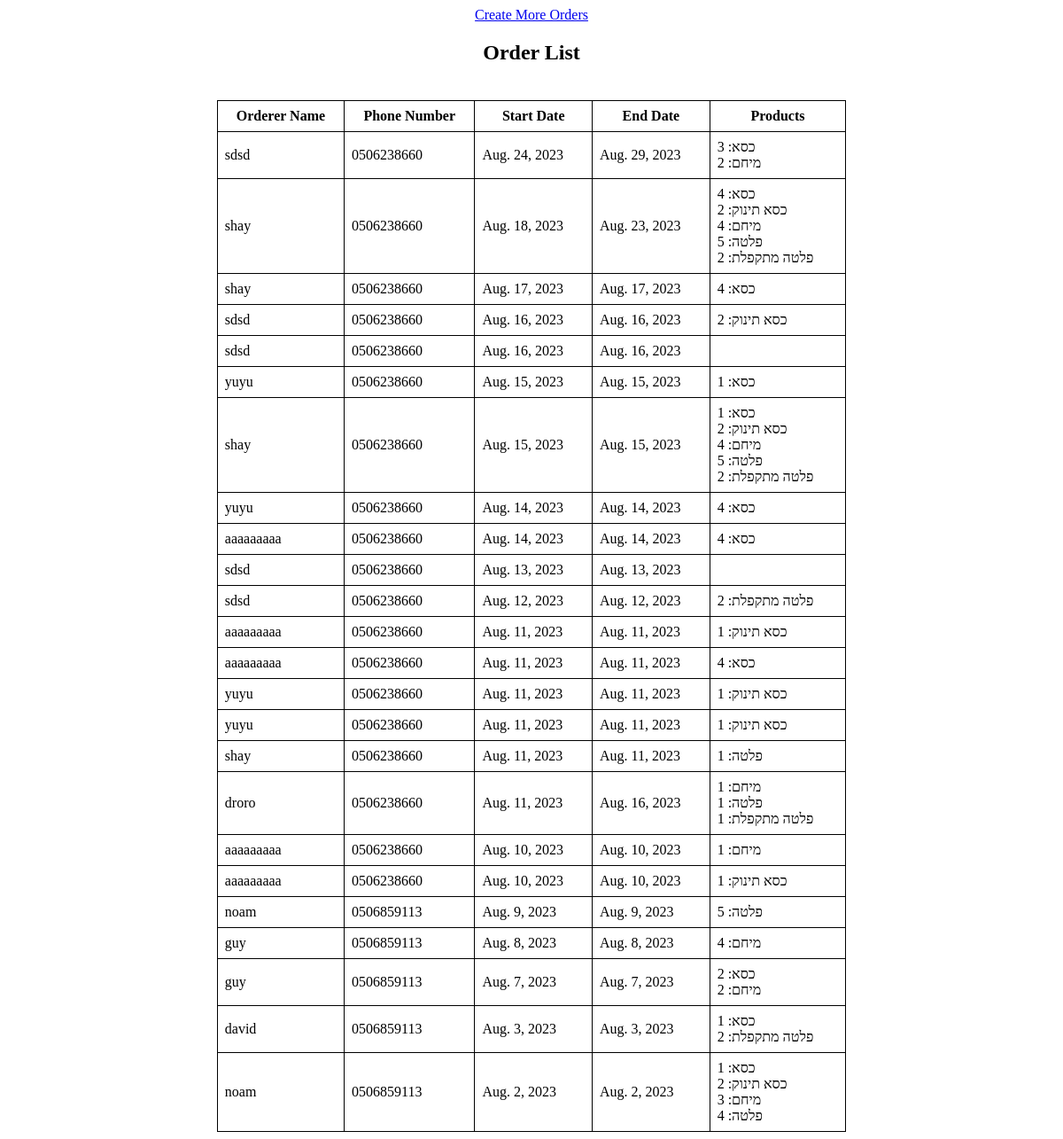
Screenshot of /orders/ with the database file from the repository.
### app_orders/models.py (models this page shows, shortened)
class Order(models.Model):
    orderer = models.ForeignKey(Orderer, on_delete=models.CASCADE)
    start_date = models.DateField()
    end_date = models.DateField()
    products = models.ManyToManyField(Product)
    products_with_quantities = models.JSONField(default=dict)

class Orderer(models.Model):
    orderer_id = models.AutoField(primary_key=True)
    orderer_name = models.CharField(max_length=100)
    phone_number = models.CharField(max_length=20)

class Product(models.Model):
    Product_id = models.AutoField(primary_key=True)
    Product_name = models.CharField(max_length=100)
    quantity = models.PositiveIntegerField(default=0)

### app_orders/views.py (the view)
# urls.py: path('orders/', views.order_list, name='order_list'),
def order_list(request):
    selected_products = request.session.get('selected_products', [])
    products_with_quantities_json = request.session.get('products_with_quantities')
    products_with_quantities = json.loads(products_with_quantities_json) if products_with_quantities_json else {}
    orders = Order.objects.all().order_by('-start_date').prefetch_related('items__product')
    for order in orders:
        order_products_with_quantities_json = order.products_with_quantities
        order_products_with_quantities = json.loads(order_products_with_quantities_json) if order_products_with_quantities_json else {}
        order.products_with_quantities = order_products_with_quantities
    return render(request, 'order_list.html', {'orders': orders, 'selected_products': selected_products, 'products_with_quantities': products_with_quantities})

### app_orders/templates/order_list.html (shortened to what this page needs)
<!DOCTYPE html>
<html>
<head>
</head>
<body>
    <a href="{% url 'index' %}">Create More Orders</a>
    <div class="order-list">
        <h2>Order List</h2>
    </div>
    <table>
        <thead>
            <tr>
                <th>Orderer Name</th>
                <th>Phone Number</th>
                <th>Start Date</th>
                <th>End Date</th>
                <th>Products</th>
            </tr>
        </thead>
        <tbody>
            {% for order in orders %}
                <tr>
                    <td>{{ order.orderer.orderer_name }}</td>
                    <td>{{ order.orderer.phone_number }}</td>
                    <td>{{ order.start_date }}</td>
                    <td>{{ order.end_date }}</td>
                    <td>
                        {% for product_name, quantity in order.products_with_quantities.items %}
                            {% if quantity > 0 %}
                                {{ product_name }}: {{ quantity }} <br>
                            {% endif %}
                        {% endfor %}
                    </td>
            {% endfor %}
        </tbody>
    </table>
</body>
</html>

### app_orders/templates/order_list.html (style rules this page uses)
body { display: flex; flex-direction: column; justify-content: center; align-items: center; }
.order-list { display: flex; justify-content: center; align-text: center; width: 100%; margin-bottom: 20px; }
table { border-collapse: collapse; width: 60%; }
th, td { border: 1px solid black; padding: 8px; }

### rows the page displays
Order: orderer.orderer_name "sdsd", orderer.phone_number "0506238660", start_date "Aug. 24, 2023", end_date "Aug. 29, 2023"
Product: Product_name "כסא", quantity "3", quantity "4", quantity "1", Product_id "2"
Product: Product_name "מיחם", quantity "2", quantity "4", Product_id "1", quantity "3"
Order: orderer.orderer_name "shay", orderer.phone_number "0506238660", start_date "Aug. 18, 2023", end_date "Aug. 23, 2023"
Product: Product_name "כסא תינוק", quantity "2", quantity "1"
Product: Product_name "פלטה", quantity "5", quantity "1", quantity "4"
Product: Product_name "פלטה מתקפלת", quantity "2", quantity "1"
Order: orderer.orderer_name "shay", orderer.phone_number "0506238660", start_date "Aug. 17, 2023", end_date "Aug. 17, 2023"
Order: orderer.orderer_name "sdsd", orderer.phone_number "0506238660", start_date "Aug. 16, 2023", end_date "Aug. 16, 2023"
Order: orderer.orderer_name "sdsd", orderer.phone_number "0506238660", start_date "Aug. 16, 2023", end_date "Aug. 16, 2023"
Order: orderer.orderer_name "yuyu", orderer.phone_number "0506238660", start_date "Aug. 15, 2023", end_date "Aug. 15, 2023"
Order: orderer.orderer_name "shay", orderer.phone_number "0506238660", start_date "Aug. 15, 2023", end_date "Aug. 15, 2023"
Order: orderer.orderer_name "yuyu", orderer.phone_number "0506238660", start_date "Aug. 14, 2023", end_date "Aug. 14, 2023"
Order: orderer.orderer_name "aaaaaaaaa", orderer.phone_number "0506238660", start_date "Aug. 14, 2023", end_date "Aug. 14, 2023"
Order: orderer.orderer_name "sdsd", orderer.phone_number "0506238660", start_date "Aug. 13, 2023", end_date "Aug. 13, 2023"
Order: orderer.orderer_name "sdsd", orderer.phone_number "0506238660", start_date "Aug. 12, 2023", end_date "Aug. 12, 2023"
Order: orderer.orderer_name "aaaaaaaaa", orderer.phone_number "0506238660", start_date "Aug. 11, 2023", end_date "Aug. 11, 2023"
Order: orderer.orderer_name "aaaaaaaaa", orderer.phone_number "0506238660", start_date "Aug. 11, 2023", end_date "Aug. 11, 2023"
Order: orderer.orderer_name "yuyu", orderer.phone_number "0506238660", start_date "Aug. 11, 2023", end_date "Aug. 11, 2023"
Order: orderer.orderer_name "yuyu", orderer.phone_number "0506238660", start_date "Aug. 11, 2023", end_date "Aug. 11, 2023"
Order: orderer.orderer_name "shay", orderer.phone_number "0506238660", start_date "Aug. 11, 2023", end_date "Aug. 11, 2023"
Order: orderer.orderer_name "droro", orderer.phone_number "0506238660", start_date "Aug. 11, 2023", end_date "Aug. 16, 2023"
Order: orderer.orderer_name "aaaaaaaaa", orderer.phone_number "0506238660", start_date "Aug. 10, 2023", end_date "Aug. 10, 2023"
Order: orderer.orderer_name "aaaaaaaaa", orderer.phone_number "0506238660", start_date "Aug. 10, 2023", end_date "Aug. 10, 2023"
Order: orderer.orderer_name "noam", orderer.phone_number "0506859113", start_date "Aug. 9, 2023", end_date "Aug. 9, 2023"
Order: orderer.orderer_name "guy", orderer.phone_number "0506859113", start_date "Aug. 8, 2023", end_date "Aug. 8, 2023"
Order: orderer.orderer_name "guy", orderer.phone_number "0506859113", start_date "Aug. 7, 2023", end_date "Aug. 7, 2023"
Order: orderer.orderer_name "david", orderer.phone_number "0506859113", start_date "Aug. 3, 2023", end_date "Aug. 3, 2023"
Order: orderer.orderer_name "noam", orderer.phone_number "0506859113", start_date "Aug. 2, 2023", end_date "Aug. 2, 2023"
